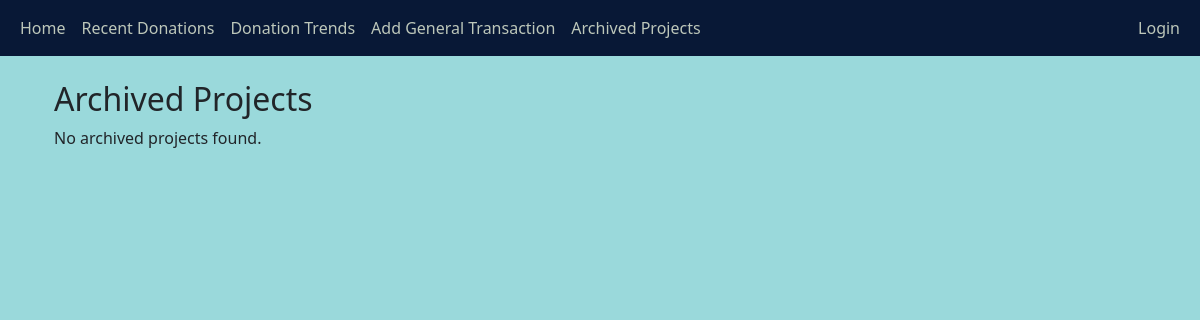
The page /archived-projects/ on the database as committed earlier.
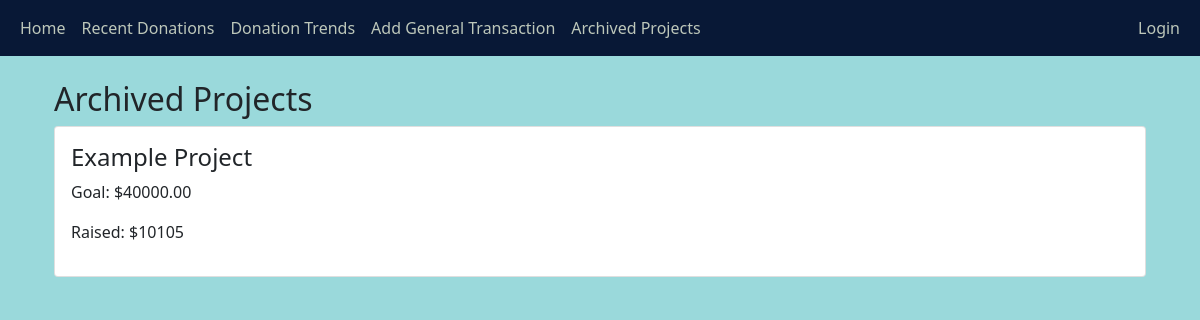
The same page on the database as committed later.
### main/models.py (models this page shows, shortened)
class Project(models.Model):
    name = models.CharField(max_length=100)
    start_date = models.DateField()
    end_date = models.DateField()
    goal_amount = models.DecimalField(max_digits=10, decimal_places=2)
    description = models.TextField(null=True, blank=True)
    owner = models.ForeignKey(User, on_delete=models.CASCADE)
    is_archived = models.BooleanField(default=False)

### main/views.py (the view)
# urls.py: path('archived-projects/', views.archived_projects, name='archived_projects'),
def archived_projects(request):
    archived_projects_list = Project.objects.filter(is_archived=True)
    project_data = []
    for project in archived_projects_list:
        total_raised = project.transactions.aggregate(Sum('amount'))['amount__sum'] or 0
        project_data.append({
            'project': project,
            'total_raised': total_raised
        })
    return render(request, 'main/archived_projects.html', {'archived_projects': project_data})

### main/templates/main/archived_projects.html (shortened to what this page needs)
{% extends 'main/base.html' %}
{% block content %}
<div class="container mt-4">
    <h2>Archived Projects</h2>
    {% if archived_projects %}
        {% for data in archived_projects %}
        <div class="card p-3 mb-3">
            <h4>{{ data.project.name }}</h4>
            <p>Goal: ${{ data.project.goal_amount }}</p>
            <p>Raised: ${{ data.total_raised }}</p>
        </div>
        {% endfor %}
    {% else %}
        <p>No archived projects found.</p>
    {% endif %}
</div>
{% endblock %}

Rows that differ between the two databases and show on the page:
now on this page (row edited): Project: project.name "Example Project", project.goal_amount "40000.00", total_raised "10105"
Other text that changed with them:
text no longer shown: "No archived projects found."
